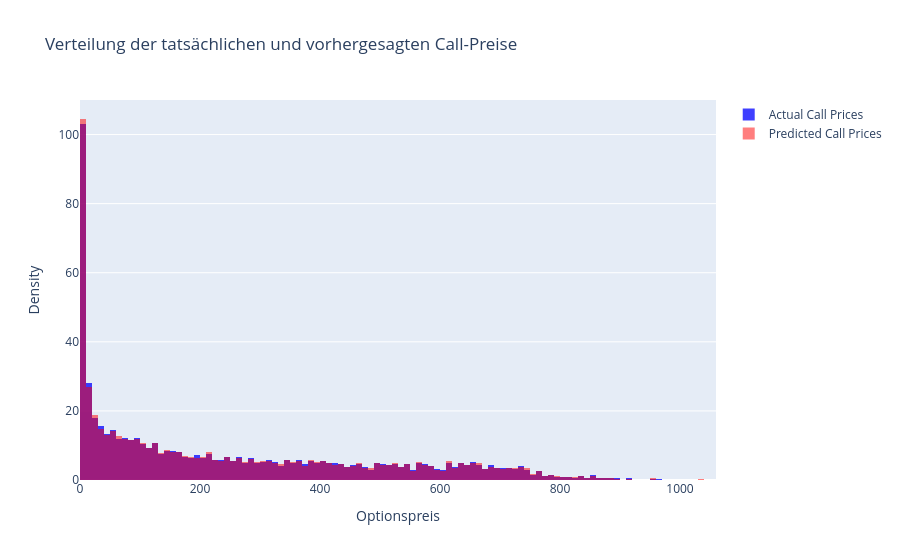

The notebook cell this image was saved under:
### Code cell
import plotly.graph_objects as go

fig2 = go.Figure()
fig2.add_trace(go.Histogram(x=y_test_new, histnorm='density', name='Actual Call Prices', opacity=0.75, marker_color='blue', nbinsx=200))
fig2.add_trace(go.Histogram(x=y_predSklearn_new, histnorm='density', name='Predicted Call Prices', opacity=0.5, marker_color='red',nbinsx=200))
fig2.update_layout(title='Verteilung der tatsächlichen und vorhergesagten Call-Preise',
                   xaxis_title='Optionspreis',
                   yaxis_title='Density',
                   barmode='overlay' )
                   #template='plotly_white')

### Figure 1 — Plotly figure (JSON) as saved in the notebook; plotly's stock layout.template omitted (floating-point values rounded to 4 significant figures; data arrays with more than 128 entries replaced by an {"elided": "..."} marker saying what was removed)
{"data": [{"histnorm": "density", "marker": {"color": "blue"}, "name": "Actual Call Prices", "nbinsx": 200, "opacity": 0.75, "type": "histogram", "x": {"elided": "5983 float values"}}, {"histnorm": "density", "marker": {"color": "red"}, "name": "Predicted Call Prices", "nbinsx": 200, "opacity": 0.5, "type": "histogram", "x": {"elided": "5983 float values"}}], "layout": {"barmode": "overlay", "title": {"text": "Verteilung der tatsächlichen und vorhergesagten Call-Preise"}, "xaxis": {"title": {"text": "Optionspreis"}}, "yaxis": {"title": {"text": "Density"}}}}
